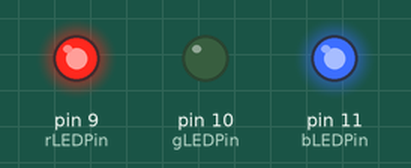
Bench run of a sketch on a simulated Arduino Uno, built with avr-gcc and run on an emulated ATmega328P. Shown: output pins drawn as LEDs (lit = HIGH).

Above: at 2.5 s.
At 5.5 s:
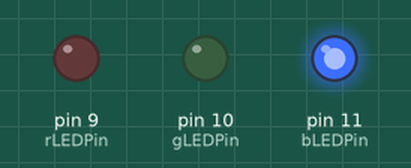
At 10.0 s:
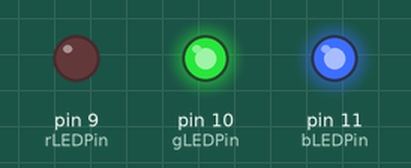
Timing chart, 0 to 16.1 s (numbered marks = the images above):
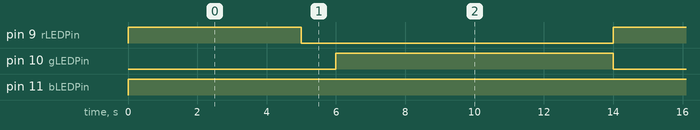

Measured:
- by itself, pin 9 (rLEDPin): alternates HIGH for 5.0 s and LOW for 9.0 s
- by itself, pin 10 (gLEDPin): alternates HIGH for 8.0 s and LOW for 6.0 s
- by itself, pin 11 (bLEDPin): LOW → HIGH at 0.00 s

The sketch:

week4button.ino
```cpp
const int rLEDPin = 9;
const int gLEDPin = 10;
const int bLEDPin = 11;
void setup() {
  pinMode(rLEDPin, OUTPUT);
  pinMode(gLEDPin, OUTPUT);
  pinMode(bLEDPin, OUTPUT);
}
void loop() {
  // put your main code here, to run repeatedly:
  digitalWrite(rLEDPin, HIGH);
  digitalWrite(gLEDPin, LOW);
  digitalWrite(bLEDPin, HIGH);
  delay(5000);
  digitalWrite(rLEDPin, LOW);
  digitalWrite(gLEDPin, LOW);
  digitalWrite(bLEDPin, HIGH);
  delay(1000);
  digitalWrite(rLEDPin, LOW);
  digitalWrite(gLEDPin, HIGH);
  digitalWrite(bLEDPin, HIGH);
  delay(8000);

}
```
